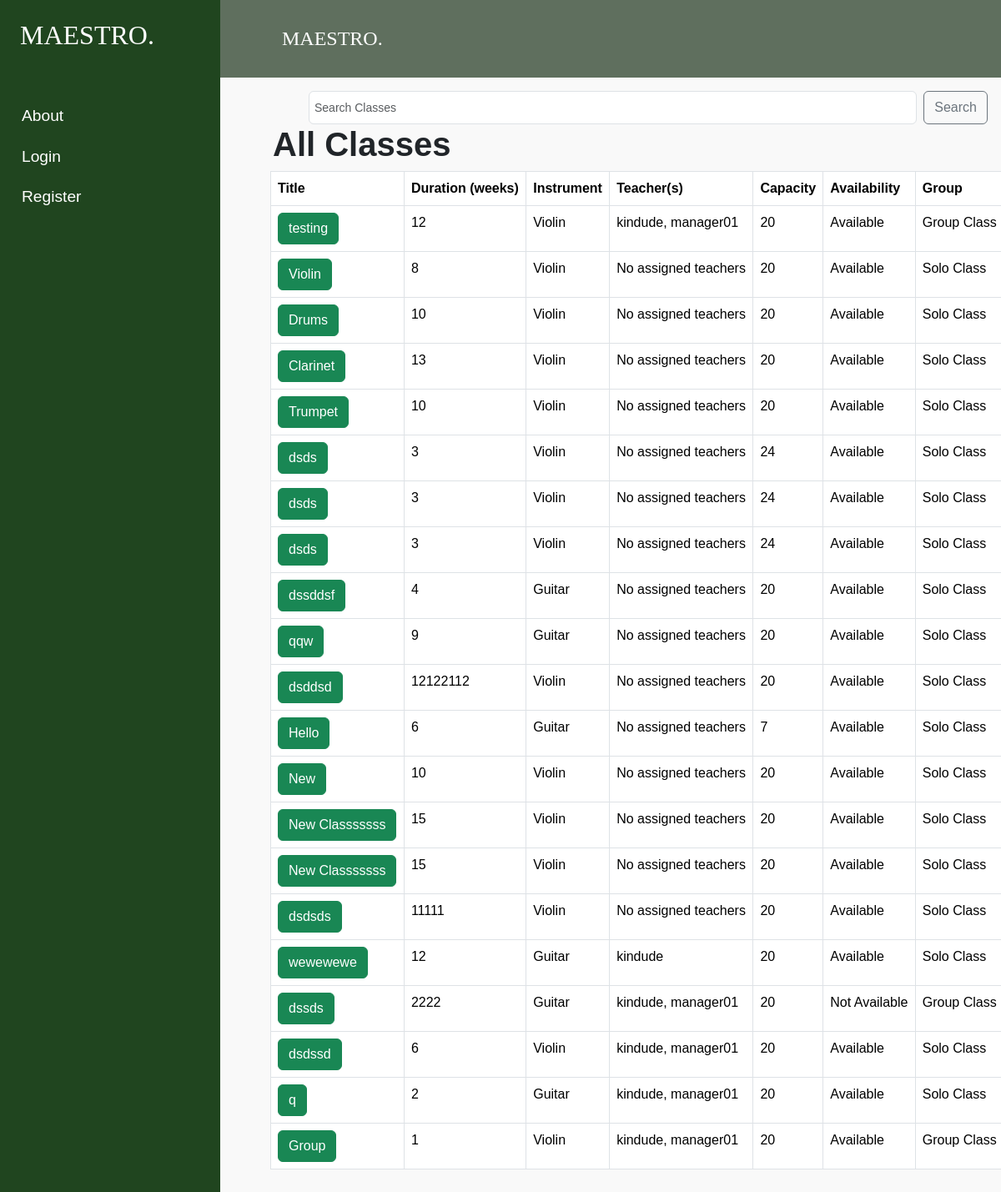
/find-classes/, run on an earlier commit of the app's database.
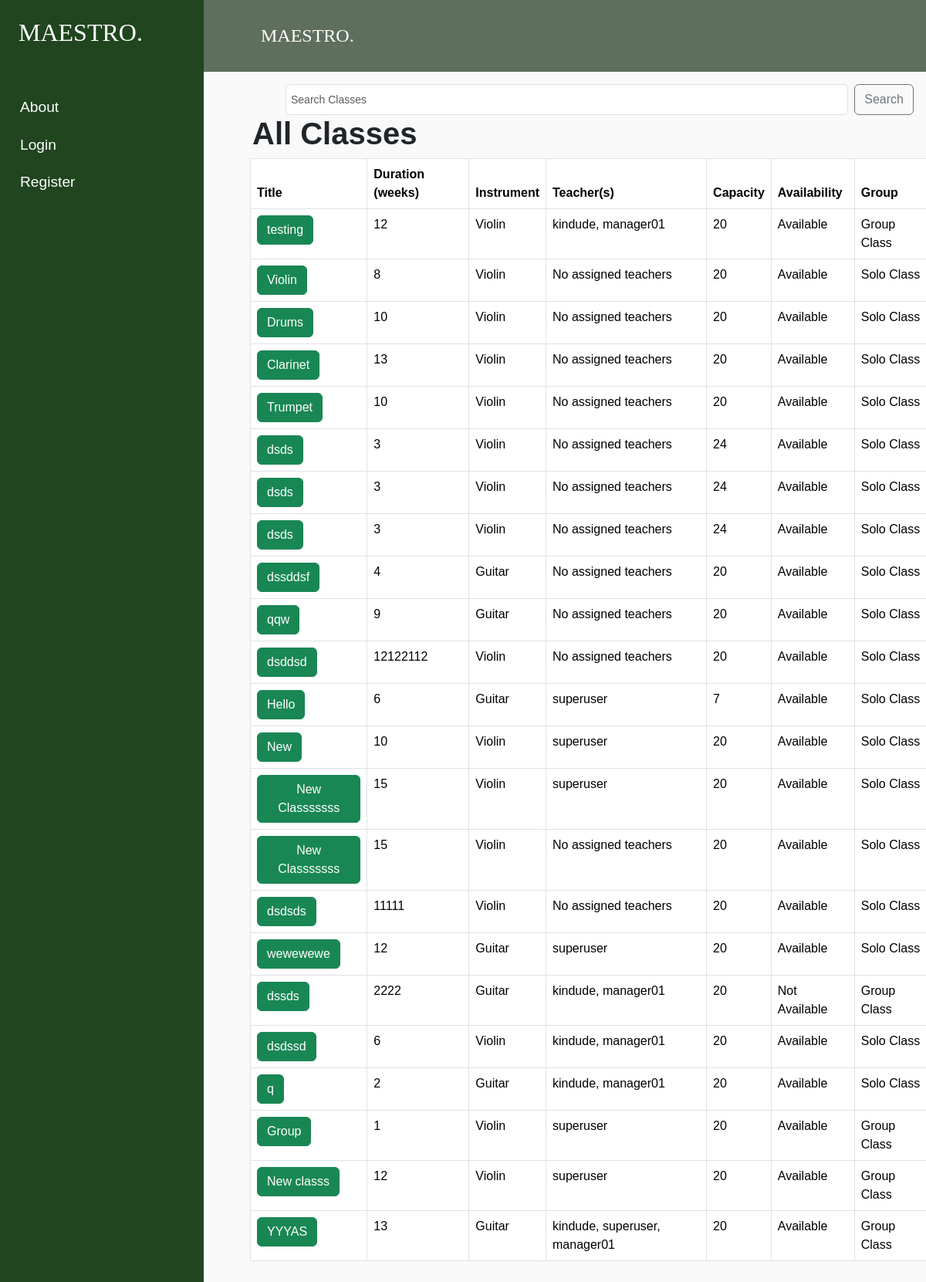
And on a later commit of the database.
### MaestroApp/models.py (models this page shows, shortened)
class MaestroClass(models.Model):
    title = models.CharField(max_length=200)
    duration = models.IntegerField()  # duration in weeks
    capacity = models.IntegerField(default=20)
    instrument = models.ForeignKey(
        MaestroInstrument,
        on_delete=models.CASCADE,
        related_name="classes",
        default=1
    )
    available = models.BooleanField(default=True)
    teachers = models.ManyToManyField(
        "MaestroUser",
        related_name="teaching_classes",
        blank=True
    )
    is_group = models.BooleanField(default=0)

class MaestroInstrument(models.Model):
    INSTRUMENT_CHOICES = (
        ('violin', 'Violin'),
        ('guitar', 'Guitar'),
        ('piano', 'Piano'),
        ('drums', 'Drums')
    )
    instrument = models.CharField(max_length=10, choices=INSTRUMENT_CHOICES)
    def __str__(self):
        return self.get_instrument_display()

class RoleMixin:
    role: Optional[MaestroRole]

class MaestroUser(AbstractUser, RoleMixin):
    role = models.ForeignKey(
        MaestroRole,
        on_delete=models.SET_DEFAULT,
        default=None,
        null=True,
        related_name='users'
    )
    balance = models.DecimalField(decimal_places=3, max_digits=7, default=0)
    instruments = models.ManyToManyField(MaestroInstrument, related_name="users", blank=True)
    classes = models.ManyToManyField(MaestroClass, related_name="users", blank=True)
    assignments = models.ManyToManyField(MaestroAssignment, related_name="users", blank=True)

### MaestroApp/views.py (the view)
# urls.py: path('find-classes/', find_classes, name='find_classes'),
def find_classes(request):
    search_query = request.GET.get("search", "").strip()
    if search_query:
        classes = MaestroClass.objects.filter(title__icontains=search_query)
    else:
        classes = MaestroClass.objects.all()
    return render(request, "pages/find_classes.html", {"classes": classes, "search_query": search_query})

### MaestroApp/templatetags/user_tags.py (called while the page is built)
@register.filter
def is_admin(user):
    return user.groups.filter(name__iexact='admin').exists()

### MaestroApp/templates/pages/find_classes.html (shortened to what this page needs)
{% extends 'components/layouts/base.html' %}
{% load static %}
{% block content %}
<link rel="stylesheet" href="{% static 'css/classStyle.css'%}"/>
{% include 'components/components/searchbar.html' %}
<div class="container">
    <h1>All Classes</h1>
    {% if classes %}
        <table class="table table-bordered">
            <thead>
                <tr>
                    <th>Title</th>
                    <th>Duration (weeks)</th>
                    <th>Instrument</th>
                    <th>Teacher(s)</th>
                    <th>Capacity</th>
                    <th>Availability</th>
                    <th>Group</th>
                </tr>
            </thead>
            <tbody>
                {% for class in classes %}
                <tr>
                    <td><a href="{% url 'class_edit' class.id %}" class="btn btn-success">{{ class.title }}</a></td>
                    <td>{{ class.duration|default:"Data Unavailable" }}</td>
                    <td>{{ class.instrument }}</td>
                    <td>
                        {% for teacher in class.teachers.all %}
                            {{ teacher.username }}{% if not forloop.last %}, {% endif %}
                        {% empty %}
                            No assigned teachers
                        {% endfor %}
                    </td>
                    <td>{{ class.capacity }}</td>
                    <td>
                        {% if class.available %}
                            Available
                        {% else %}
                            Not Available
                        {% endif %}
                    </td>
                    <td>
                        {% if class.is_group %}
                            Group Class
                        {% else %}
                            Solo Class
                        {% endif %}
                    </td>
                </tr>
                {% endfor %}
            </tbody>
        </table>
    {% else %}
        <p>No classes found.</p>
    {% endif %}
</div>
{% endblock %}

### MaestroApp/templates/components/layouts/base.html (shortened to what this page needs)
<!DOCTYPE html>
{% load static %}
<html lang="en">
<head>
    <link href="https://cdn.lineicons.com/4.0/lineicons.css" rel="stylesheet" />
    <link href="https://cdn.jsdelivr.net/npm/bootstrap@5.3.3/dist/css/bootstrap.min.css" rel="stylesheet"
>
    <link rel="stylesheet" href="{% static 'css/base.css'%}"/>
</head>
<body>
    <div class="d-flex">
        {% include 'components/components/sidebar.html' %}
        <div class="main">
            {% include 'components/components/navbar.html' %}
            <main class="p-3">
                {% block content %} {% endblock %}
            </main>
        </div>
    </div>
    </body>
</html>

### MaestroApp/templates/components/components/sidebar.html (shortened to what this page needs)
{% load user_tags %}
<aside id="sidebar" class="sidebar-toggle">
    <div class="sidebar-logo">
        <a href="{% url 'home' %}">MAESTRO.</a>
    </div>
    <ul class="sidebar-nav p-0">
        <li class="sidebar-header">
        </li>
        <li class="sidebar-item">
            {% if user.is_authenticated %}
            <a href= "{% url 'dashboard' %}" class="sidebar-link">
                <i class="lni lni-user"></i>
                <span>User</span>
            </a>
        </li>
        <li class="sidebar-item">
        {%  if user|is_student %}
            <a href="{% url 'find_classes' %}" class="sidebar-link">
                <i class="lni lni-agenda"></i>
                <span>Find classes</span>
            </a>
            {% endif %}
            <a href="{% url 'about' %}" class="sidebar-link">
                <i class="lni lni-agenda"></i>
                <span>About</span>
            </a>
        </li>
        <li class="sidebar-item">
            <li class="sidebar-item">
                <a href="{% url 'notifications' %}" class="sidebar-link">
                    <i class="lni lni-popup"></i>
                    <span>Notifications</span>
                </a>
            </li>
        </li>
            <ul id="auth" class="sidebar-dropdown list-unstyled collapse" data-bs-parent="#sidebar">
        {% else %}
            <li>
                <li class="sidebar-item">
                    <a href="{% url 'home' %}" class="sidebar-link">About</a>
                </li>
                <li class="sidebar-item">
                    <a href="{% url 'login' %}" class="sidebar-link">Login</a>
                </li>
                <li class="sidebar-item">
                    <a href="{% url 'register' %}" class="sidebar-link">Register</a>
                </li>
            </ul>
            {% endif %}
</aside>

### MaestroApp/templates/components/components/navbar.html (shortened to what this page needs)
<nav class="navbar navbar-expand">
    <button class="toggler-btn" type="button">
    </button>
    <div class="container-fluid">
        <div class="navbar-logo">
           {% block currentpage_block %} <a href="{% url 'home' %}">MAESTRO.</a> {% endblock %}
        </div>
    </div>
</nav>

### MaestroApp/templates/components/components/searchbar.html (shortened to what this page needs)
{% load user_tags %}
<form class="d-flex" method="GET" action="{% url 'find_classes' %}">
    <input class="form-control me-2"
           type="search"
           placeholder="Search Classes"
           aria-label="Search"
           name="search"
           value="{{ request.GET.search|default:'' }}">
    <button class="btn btn-outline-secondary" type="submit">Search</button>
</form>

### MaestroApp/static/css/base.css (style rules this page uses)
body { font-family: Tahoma, sans-serif; }
h1 { font-weight: 600; margin-left: 35px; }
li { list-style: none; }
a { text-decoration: none; color: #FFF; }
.main { min-height: 100vh; width: 100%; overflow: hidden; background-color: #f9f9f9; }
#sidebar { max-width: 264px; min-width: 264px; transition: all 0.35s ease-in-out; background-color: #20451f; display: flex; flex-direction: column; }
.toggler-btn { background-color: transparent; cursor: pointer; border: 0; }
.navbar { font-size: 1.5rem; font-family: Georgia, serif; color: #FFF; padding: 1.15rem 1.5rem; background-color: #5f6f5e; font-weight: 800; font-family: Georgia, serif; font-weight: 80; }
.navbar-logo { padding: 1.15rem 1.5rem; text-align: left; padding: .625rem 1.625rem; position: relative; display: block; }
.sidebar-nav { flex: 1 1 auto; }
.sidebar-logo { padding: 1.15rem 1.5rem; text-align: left; }
.sidebar-logo a { font-family: Georgia, serif; color: #FFF; font-weight: 80; font-size: 2rem; }
.sidebar-header { color: #FFF; font-size: .75rem; padding: 1.5rem 1.5rem .375rem; }
a.sidebar-link { padding: .625rem 1.625rem; color: #FFF; position: relative; transition: all 0.35s; display: block; font-size: 1.2rem; font-family: Tahoma, sans-serif; }

### MaestroApp/static/css/classStyle.css (style rules this page uses)
table { font-family: Tahoma, sans-serif; margin-left: 2rem; }
form .form-control { width: 1110px !important; height: 40px !important; font-size: 14px; padding: 6px; margin-left: 90px !important; }

What changed in the data, as far as the page shows it:
shown differently, row unchanged: MaestroClass "Hello": no longer shows "No assigned teachers"
now on this page (row edited): MaestroUser: username "superuser"
shown differently, row unchanged: MaestroClass "New": no longer shows "No assigned teachers"
shown differently, row unchanged: MaestroClass (number 14 of 23 on the later page): no longer shows "No assigned teachers"
changed MaestroClass "wewewewe": loses MaestroUser (username "kindude")
changed MaestroClass "Group": loses MaestroUser (username "kindude"); loses MaestroUser (username "manager01")
added MaestroClass: title "New classs", duration "12", instrument "Violin", capacity "20", available "Available", is_group "Group Class"
added MaestroClass: title "YYYAS", duration "13", instrument "Guitar", capacity "20", available "Available", is_group "Group Class", MaestroUser (username "kindude"), MaestroUser (username "manager01")
